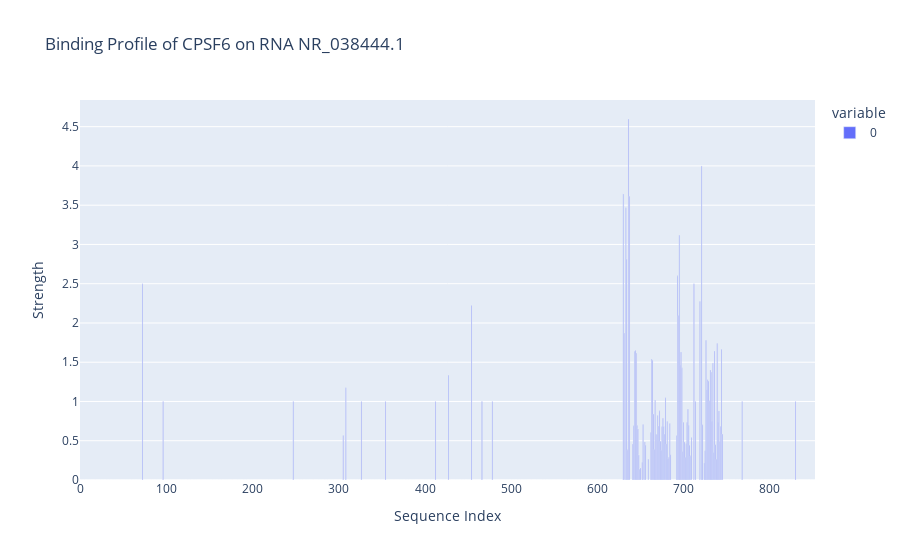

Source (notebook cell):
### Code cell
fo.plot_profile('NR_038444.1', 'CPSF6')

### Figure 1 — Plotly figure (JSON) as saved in the notebook; plotly's stock layout.template omitted (floating-point values rounded to 4 significant figures; data arrays with more than 128 entries replaced by an {"elided": "..."} marker saying what was removed)
{"data": [{"alignmentgroup": "True", "hovertemplate": "variable=0<br>Sequence Index=%{x}<br>Strength=%{y}<extra></extra>", "legendgroup": "0", "marker": {"color": "#636efa", "pattern": {"shape": ""}}, "name": "0", "offsetgroup": "0", "orientation": "v", "showlegend": true, "textposition": "auto", "type": "bar", "x": {"elided": "853 int values"}, "xaxis": "x", "y": {"elided": "853 float values"}, "yaxis": "y"}], "layout": {"barmode": "relative", "legend": {"title": {"text": "variable"}, "tracegroupgap": 0}, "title": {"text": "Binding Profile of CPSF6 on RNA NR_038444.1"}, "xaxis": {"anchor": "y", "domain": [0, 1], "title": {"text": "Sequence Index"}}, "yaxis": {"anchor": "x", "domain": [0, 1], "title": {"text": "Strength"}}}}
